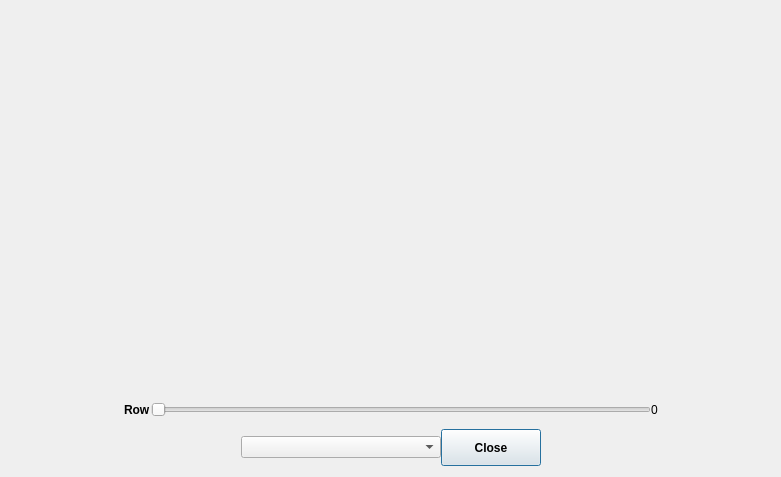
<?xml version="1.0" encoding="UTF-8"?>
<ui version="4.0">
 <class>PlotWindow</class>
 <widget class="QDialog" name="PlotWindow">
  <property name="geometry">
   <rect>
    <x>0</x>
    <y>0</y>
    <width>781</width>
    <height>477</height>
   </rect>
  </property>
  <property name="windowTitle">
   <string>Dialog</string>
  </property>
  <layout class="QGridLayout" name="gridLayout_2">
   <item row="0" column="0">
    <layout class="QGridLayout" name="gridLayout" rowstretch="0,0,0">
     <property name="bottomMargin">
      <number>0</number>
     </property>
     <property name="spacing">
      <number>0</number>
     </property>
     <item row="1" column="0">
      <layout class="QVBoxLayout" name="verticalLayout">
       <property name="spacing">
        <number>0</number>
       </property>
       <item>
        <layout class="QHBoxLayout" name="horizontalLayout_2">
         <item>
          <spacer name="horizontalSpacer_3">
           <property name="orientation">
            <enum>Qt::Orientation::Horizontal</enum>
           </property>
           <property name="sizeHint" stdset="0">
            <size>
             <width>40</width>
             <height>20</height>
            </size>
           </property>
          </spacer>
         </item>
         <item>
          <widget class="QLabel" name="rowLabel">
           <property name="font">
            <font>
             <bold>true</bold>
            </font>
           </property>
           <property name="text">
            <string>Row</string>
           </property>
          </widget>
         </item>
         <item>
          <widget class="QSlider" name="rowSlider">
           <property name="minimumSize">
            <size>
             <width>500</width>
             <height>0</height>
            </size>
           </property>
           <property name="maximumSize">
            <size>
             <width>450</width>
             <height>16777215</height>
            </size>
           </property>
           <property name="orientation">
            <enum>Qt::Orientation::Horizontal</enum>
           </property>
          </widget>
         </item>
         <item>
          <widget class="QLabel" name="rowNumberLabel">
           <property name="text">
            <string>0</string>
           </property>
          </widget>
         </item>
         <item>
          <spacer name="horizontalSpacer_4">
           <property name="orientation">
            <enum>Qt::Orientation::Horizontal</enum>
           </property>
           <property name="sizeHint" stdset="0">
            <size>
             <width>40</width>
             <height>20</height>
            </size>
           </property>
          </spacer>
         </item>
        </layout>
       </item>
      </layout>
     </item>
     <item row="2" column="0">
      <layout class="QHBoxLayout" name="horizontalLayout">
       <item>
        <spacer name="horizontalSpacer">
         <property name="orientation">
          <enum>Qt::Orientation::Horizontal</enum>
         </property>
         <property name="sizeHint" stdset="0">
          <size>
           <width>40</width>
           <height>20</height>
          </size>
         </property>
        </spacer>
       </item>
       <item>
        <widget class="QComboBox" name="modeDropDown">
         <property name="minimumSize">
          <size>
           <width>200</width>
           <height>0</height>
          </size>
         </property>
         <property name="maximumSize">
          <size>
           <width>250</width>
           <height>16777215</height>
          </size>
         </property>
        </widget>
       </item>
       <item>
        <widget class="QPushButton" name="closeButton">
         <property name="minimumSize">
          <size>
           <width>100</width>
           <height>25</height>
          </size>
         </property>
         <property name="maximumSize">
          <size>
           <width>125</width>
           <height>50</height>
          </size>
         </property>
         <property name="font">
          <font>
           <bold>true</bold>
          </font>
         </property>
         <property name="text">
          <string>Close</string>
         </property>
        </widget>
       </item>
       <item>
        <spacer name="horizontalSpacer_2">
         <property name="orientation">
          <enum>Qt::Orientation::Horizontal</enum>
         </property>
         <property name="sizeHint" stdset="0">
          <size>
           <width>40</width>
           <height>20</height>
          </size>
         </property>
        </spacer>
       </item>
      </layout>
     </item>
     <item row="0" column="0">
      <layout class="QVBoxLayout" name="verticalLayout_2">
       <item>
        <widget class="QCustomPlot" name="plotArea" native="true">
         <property name="minimumSize">
          <size>
           <width>0</width>
           <height>380</height>
          </size>
         </property>
         <property name="maximumSize">
          <size>
           <width>16777215</width>
           <height>400</height>
          </size>
         </property>
        </widget>
       </item>
      </layout>
     </item>
    </layout>
   </item>
  </layout>
 </widget>
 <customwidgets>
  <customwidget>
   <class>QCustomPlot</class>
   <extends>QWidget</extends>
   <header location="global">qcustomplot.h</header>
   <container>1</container>
  </customwidget>
 </customwidgets>
 <resources/>
 <connections/>
</ui>
